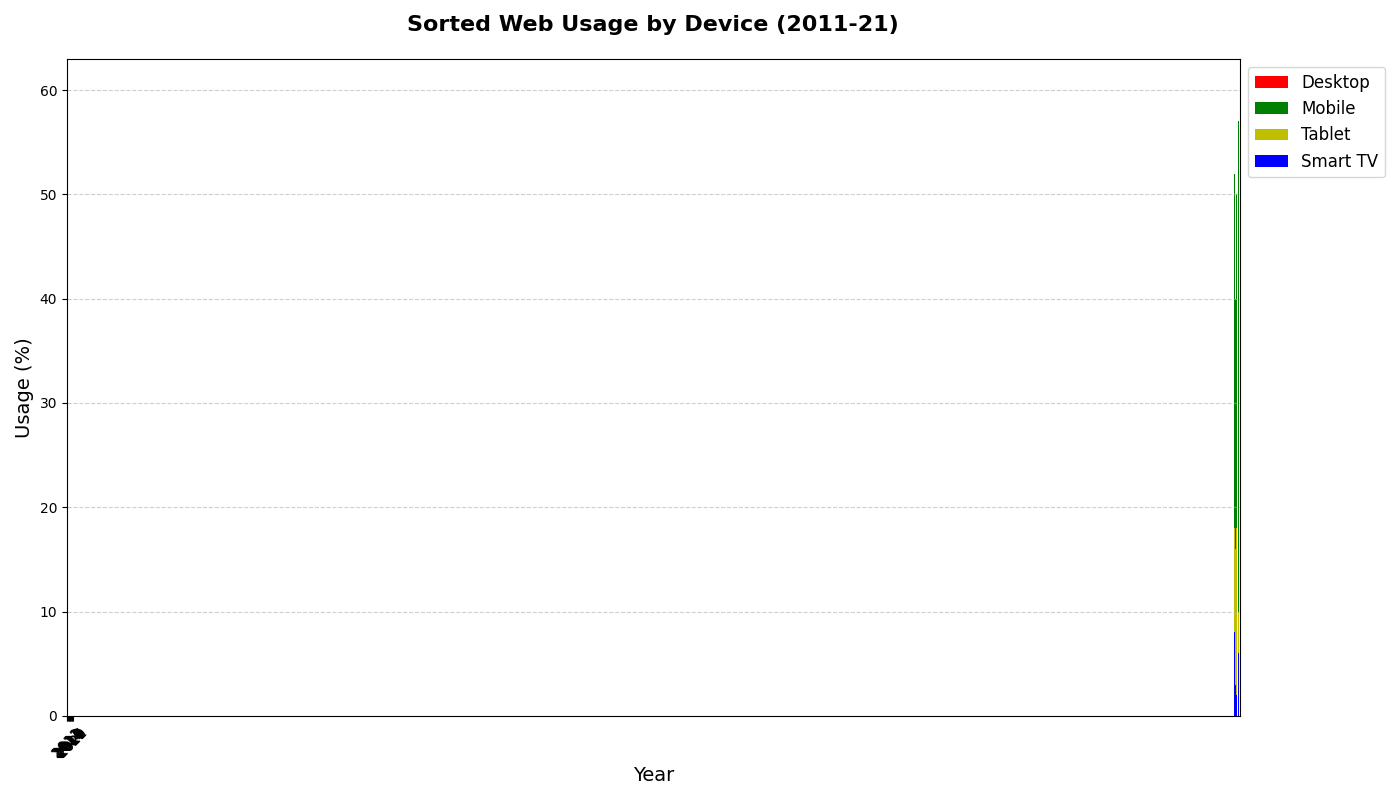

Source code (Python):
import matplotlib.pyplot as plt
import numpy as np

# Original data with manually shuffled usage
devices = ['Desktop', 'Mobile', 'Tablet', 'Smart TV']
desktop_usage = [44, 33, 36, 31, 40, 25, 47, 54, 28, 50, 30]
mobile_usage = [60, 25, 52, 30, 40, 45, 50, 35, 55, 57, 20]
tablet_usage = [18, 12, 18, 15, 16, 17, 18, 14, 18, 10, 18]
smart_tv_usage = [17, 14, 8, 10, 3, 4, 2, 5, 20, 6, 12]
years = range(2011, 2022)

# Sort the usage and associated years in descending order
desktop_sorted, years_sorted_desk = zip(*sorted(zip(desktop_usage, years), reverse=True))
mobile_sorted, years_sorted_mob = zip(*sorted(zip(mobile_usage, years), reverse=True))
tablet_sorted, years_sorted_tab = zip(*sorted(zip(tablet_usage, years), reverse=True))
tv_sorted, years_sorted_tv = zip(*sorted(zip(smart_tv_usage, years), reverse=True))

fig, ax = plt.subplots(figsize=(14, 8))

# Plot each sorted usage data
ax.bar(years_sorted_desk, desktop_sorted, color='r', label='Desktop')
ax.bar(years_sorted_mob, mobile_sorted, color='g', label='Mobile')
ax.bar(years_sorted_tab, tablet_sorted, color='y', label='Tablet')
ax.bar(years_sorted_tv, tv_sorted, color='b', label='Smart TV')

ax.set_title('Sorted Web Usage by Device (2011-21)', fontsize=16, fontweight='bold', pad=20)
ax.set_xlabel('Year', fontsize=14)
ax.set_ylabel('Usage (%)', fontsize=14)
ax.set_xticks(np.arange(len(years)))
ax.set_xticklabels(years, rotation=45)

ax.legend(loc='upper left', bbox_to_anchor=(1, 1), fontsize=12)
ax.grid(True, linestyle='--', alpha=0.6, axis='y')

plt.tight_layout()
plt.show()
